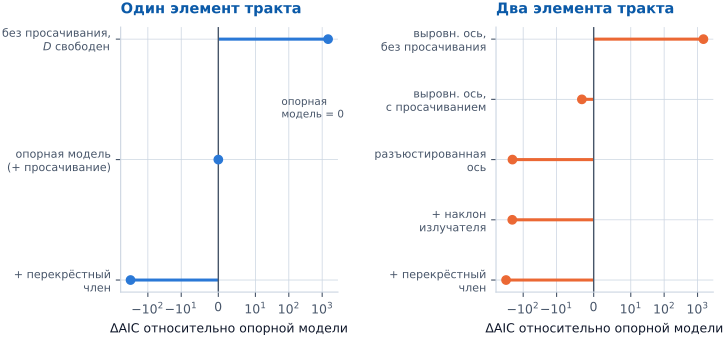

The Python source for this figure:
# -*- coding: utf-8 -*-
"""Рис. 6.1 -- лестница dAIC для плотной решётки (D/P=0.71), один и два элемента тракта.

ВИЗУАЛИЗАЦИЯ УЖЕ ПОСЧИТАННЫХ ЧИСЕЛ (не новый расчёт): все значения AIC читаются
из готового артефакта лестницы моделей
research/results/two_wgp/a2_356att_ladder.json (поле dAIC_vs_M5_1wgp для каждого
варианта; M5_1wgp -- опорная модель курса, dAIC=0 по определению этого поля).
Подписи вариантов переведены на физическое описание ступени (без внутренних
кодовых имён), согласно STYLE.md; соответствие "подпись -> имя варианта в
артефакте" -- в комментариях ниже и в Z_provenance.tex, ключ 6.4.
"""

import json
import sys
from pathlib import Path

REPO = Path(__file__).resolve().parents[4]
sys.path.insert(0, str(REPO))

import numpy as np

import pstyle as ps
import matplotlib.pyplot as plt

ART = REPO / "research" / "results" / "two_wgp" / "a2_356att_ladder.json"
variants = {v["label"]: v["dAIC_vs_M5_1wgp"] for v in json.loads(ART.read_text(encoding="utf-8"))["variants"]}

# один элемент тракта (идеальный анализатор)
single = [
    ("без просачивания,\n$D$ свободен", variants["M3ref_1wgp"]),
    ("опорная модель\n(+ просачивание)", variants["M5_1wgp"]),
    ("+ перекрёстный\nчлен", variants["M5_eps"]),
]

# два реальных элемента тракта
two = [
    ("выровн. ось,\nбез просачивания", variants["W2_shared_noleak"]),
    ("выровн. ось,\nс просачиванием", variants["W2_shared"]),
    ("разъюстированная\nось", variants["W2_mis"]),
    ("+ наклон\nизлучателя", variants["W2_mis_psi"]),
    ("+ перекрёстный\nчлен", variants["W2_mis_psi_eps_seedEps"]),
]

fig, (axL, axR) = plt.subplots(1, 2, figsize=(7.4, 3.6), sharex=True)

for ax, data, title, col in [
    (axL, single, "Один элемент тракта", ps.S1),
    (axR, two, "Два элемента тракта", ps.S2),
]:
    labels = [d[0] for d in data]
    vals = [d[1] for d in data]
    y = np.arange(len(data))[::-1]
    ax.hlines(y, 0, vals, color=col, lw=2.2)
    ax.plot(vals, y, "o", color=col, ms=6, zorder=5)
    ax.axvline(0, color=ps.INK_2, lw=1.0, ls="-")
    ax.set_yticks(y)
    ax.set_yticklabels(labels, fontsize=8)
    ax.set_xscale("symlog", linthresh=10)
    ps.finish(ax, title=title, xlabel=r"$\Delta$AIC относительно опорной модели")

axL.annotate("опорная\nмодель = 0", xy=(0, 1), xytext=(60, 1.35), fontsize=7.5,
             color=ps.INK_2, ha="left")

fig.tight_layout(w_pad=3.0)
ps.save(fig, "fig06_ladder")
